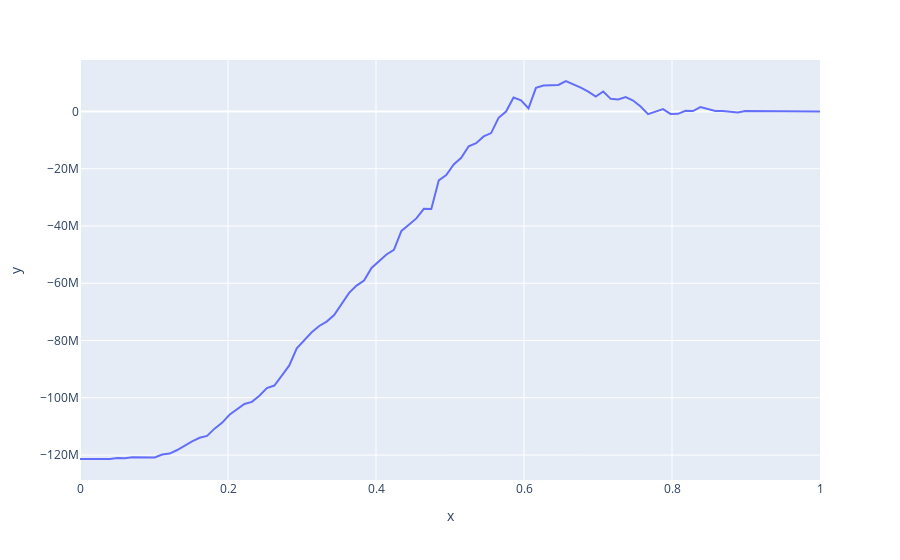

The notebook cell this image was saved under:
### Code cell
def analyse_pnl(taux=0.04, default_rate=1):
    threshold_list = np.linspace(0, 1, 100)
    pnl_list = []

    for threshold in threshold_list:
        v = 0
        for m, y_true, y_pred_proba in zip(
            montant_list, y_true_list, y_pred_proba_list
        ):
            v += calcul_pnl_one_complexe(
                m,
                y_true=y_true,
                y_pred_proba=y_pred_proba,
                threshold=threshold,
                default_rate=default_rate,
                taux=taux,
            )
        pnl_list.append(v)


fig = px.line(x=threshold_list, y=pnl_list)
fig.show()
